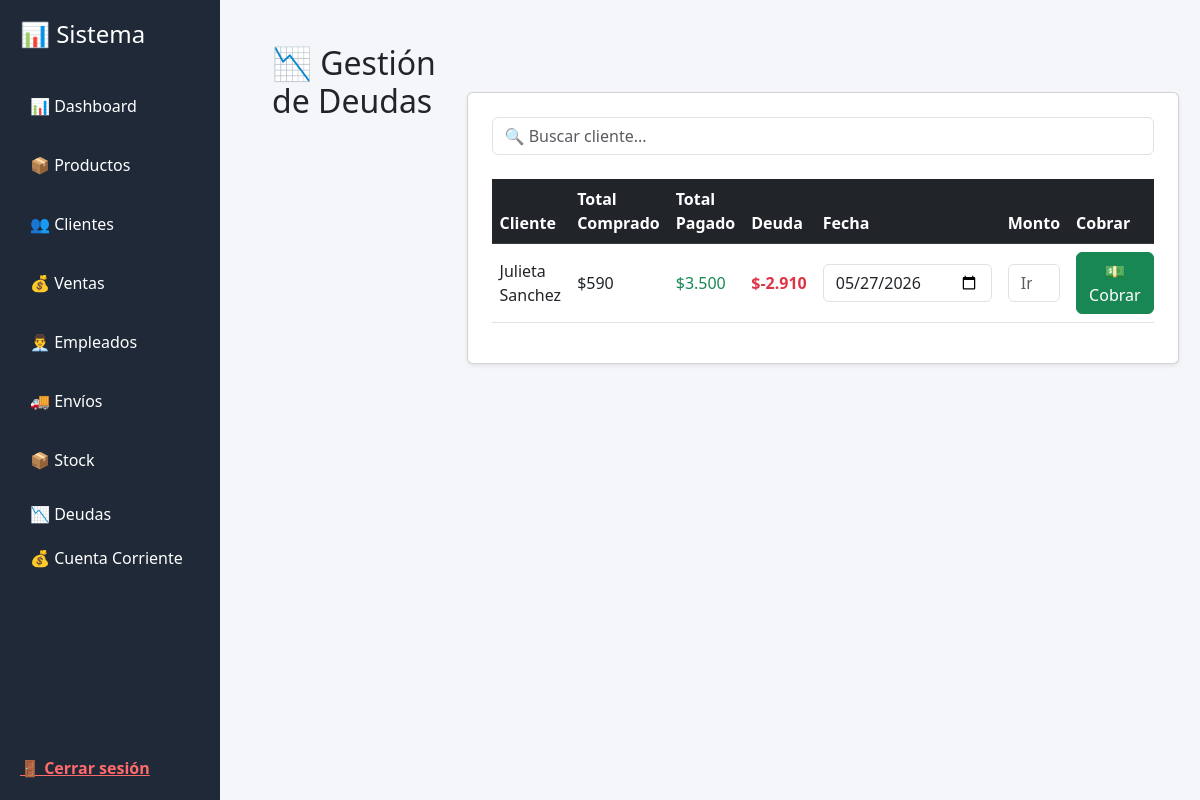
Page /deudas/ on the committed database.
### gestion/models.py (models this page shows, shortened)
class Cliente(models.Model):
    nombre = models.CharField(max_length=100)
    telefono = models.CharField(max_length=20)
    direccion = models.CharField(max_length=255)
    dni = models.CharField(max_length=20, blank=True, null=True)

### gestion/views.py (the view)
# urls.py: path('deudas/', views.deudas, name='deudas'),
def deudas(request):
    clientes = Cliente.objects.all()
    datos = []
    for cliente in clientes:
        ventas = Venta.objects.filter(cliente=cliente).aggregate(
            total=Sum('detalleventa__subtotal')
        )['total'] or 0
        pagos = Pago.objects.filter(cliente=cliente).aggregate(
            total=Sum('monto')
        )['total'] or 0
        deuda = ventas - pagos
        datos.append({
            'cliente': cliente,
            'ventas': ventas,
            'pagos': pagos,
            'deuda': deuda,
        })
    return render(request, 'deudas.html', {'datos': datos})

### gestion/templates/deudas.html (shortened to what this page needs)
{% extends "base.html" %}
{% load humanize %}
{% block content %}
<div class="container mt-4">
    <h2 class="mb-4">📉 Gestión de Deudas</h2>
    <div class="card shadow-sm p-4 mt-5">
        <input type="text" id="buscador" class="form-control mb-4" placeholder="🔍 Buscar cliente...">
        <div class="table-responsive">
            <table class="table table-hover align-middle">
                <thead class="table-dark">
                    <tr>
                        <th>Cliente</th>
                        <th>Total Comprado</th>
                        <th>Total Pagado</th>
                        <th>Deuda</th>
                        <th>Fecha</th>
                        <th>Monto</th>
                        <th>Cobrar</th>
                    </tr>
                </thead>
                <tbody>
                    {% for d in datos %}
                    <tr>
                        <form method="POST" action="{% url 'registrar_pago' d.cliente.id %}">
                            <td>{{ d.cliente.nombre }}</td>
                            <td>${{ d.ventas|floatformat:0|intcomma }}</td>
                            <td class="text-success">${{ d.pagos|floatformat:0|intcomma }}</td>
                            <td class="text-danger fw-bold">${{ d.deuda|floatformat:0|intcomma }}</td>
                            <td>
                                <input
                                    type="date"
                                    name="fecha"
                                    class="form-control"
                                    value="{% now 'Y-m-d' %}"
                                    required
                                >
                            </td>
                            <td>
                                <input
                                    type="number"
                                    name="monto"
                                    class="form-control"
                                    placeholder="Ingrese monto"
                                    min="1"
                                    step="0.01"
                                    required
                                >
                            </td>
                            <td>
                                <button type="submit" class="btn btn-success">
                                    💵 Cobrar
                                </button>
                            </td>
                        </form>
                    </tr>
                    {% empty %}
                    <tr>
                        <td colspan="8" class="text-center text-muted">
                            No hay deudas registradas
                        </td>
                    </tr>
                    {% endfor %}
                </tbody>
            </table>
        </div>
    </div>
</div>
{% endblock %}

### gestion/static/css/style.css (style rules this page uses)
body { margin: 0; font-family: Arial, sans-serif; }
.container { display: flex; }

### gestion/templates/base.html (style rules this page uses)
body { margin: 0; background-color: #f4f6f9; font-family: 'Segoe UI', sans-serif; }

### rows in the picture
Cliente: cliente.nombre "Julieta Sanchez", ventas "590", pagos "3.500", deuda "-2.910"
